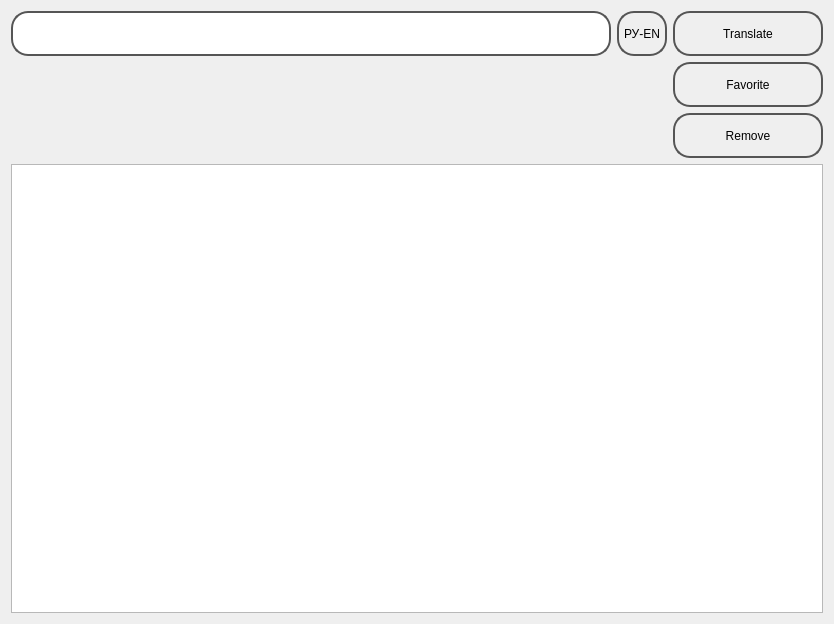
<?xml version="1.0" encoding="UTF-8"?>
<ui version="4.0">
 <class>TranslateForm</class>
 <widget class="QDialog" name="TranslateForm">
  <property name="geometry">
   <rect>
    <x>0</x>
    <y>0</y>
    <width>834</width>
    <height>624</height>
   </rect>
  </property>
  <property name="windowTitle">
   <string>Dialog</string>
  </property>
  <property name="styleSheet">
   <string notr="true">QWidget {
background: qradialgradient(cx: 0.3, cy: -0.4,
fx: 0.3, fy: -0.4,
radius: 1.3, stop: 0 #fff, stop: 1 #aaa);
}

QLineEdit, QPushButton {
color: #000;
border: 2px solid #555;
border-radius: 17px;
padding: 5px;
background: qradialgradient(cx: 0.3, cy: -0.4,
fx: 0.3, fy: -0.4,
radius: 1.3, stop: 0 #fff, stop: 1 #ccc);
}
QLineEdit:hover ,QPushButton:hover {
background: qradialgradient(cx: 0.3, cy: -0.4,
fx: 0.3, fy: -0.4,
radius: 1.3, stop: 0 #fff, stop: 1 #fff);
}
QPushButton:pressed {
background: qradialgradient(cx: 0.4, cy: -0.1,
fx: 0.4, fy: -0.1,
radius: 1.3, stop: 0 #eee, stop: 1 #aaa);
}
QLabel{
background: qradialgradient(cx: 0.4, cy: -0.1,
fx: 0.4, fy: -0.1,
radius: 1.3, stop: 0 #fff, stop: 1 #eee);
}</string>
  </property>
  <layout class="QVBoxLayout" name="verticalLayout_3">
   <item>
    <layout class="QHBoxLayout" name="horizontalLayout">
     <item>
      <layout class="QVBoxLayout" name="verticalLayout">
       <item>
        <layout class="QHBoxLayout" name="horizontalLayout_2">
         <item>
          <widget class="QLineEdit" name="msgInput">
           <property name="minimumSize">
            <size>
             <width>0</width>
             <height>45</height>
            </size>
           </property>
          </widget>
         </item>
         <item>
          <widget class="QPushButton" name="btmLanguage">
           <property name="minimumSize">
            <size>
             <width>0</width>
             <height>45</height>
            </size>
           </property>
           <property name="text">
            <string>РУ-EN</string>
           </property>
           <property name="autoDefault">
            <bool>false</bool>
           </property>
          </widget>
         </item>
        </layout>
       </item>
       <item>
        <widget class="QLabel" name="msgOutput">
         <property name="text">
          <string/>
         </property>
        </widget>
       </item>
      </layout>
     </item>
     <item>
      <layout class="QVBoxLayout" name="verticalLayout_2">
       <item>
        <widget class="QPushButton" name="btmTranslate">
         <property name="minimumSize">
          <size>
           <width>150</width>
           <height>45</height>
          </size>
         </property>
         <property name="text">
          <string>Translate</string>
         </property>
        </widget>
       </item>
       <item>
        <widget class="QPushButton" name="btmFavorite">
         <property name="minimumSize">
          <size>
           <width>150</width>
           <height>45</height>
          </size>
         </property>
         <property name="text">
          <string>Favorite</string>
         </property>
        </widget>
       </item>
       <item>
        <widget class="QPushButton" name="btmRemove">
         <property name="minimumSize">
          <size>
           <width>150</width>
           <height>45</height>
          </size>
         </property>
         <property name="text">
          <string>Remove</string>
         </property>
        </widget>
       </item>
      </layout>
     </item>
    </layout>
   </item>
   <item>
    <widget class="QListWidget" name="listWidget"/>
   </item>
  </layout>
 </widget>
 <resources/>
 <connections/>
</ui>
